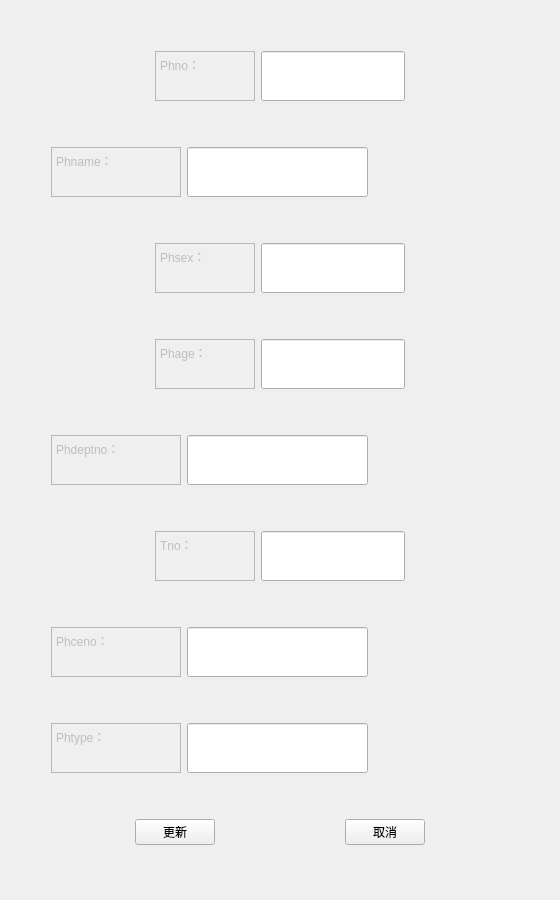
<?xml version="1.0" encoding="UTF-8"?>
<ui version="4.0">
 <class>PatientInfo</class>
 <widget class="QWidget" name="PatientInfo">
  <property name="windowModality">
   <enum>Qt::ApplicationModal</enum>
  </property>
  <property name="geometry">
   <rect>
    <x>0</x>
    <y>0</y>
    <width>560</width>
    <height>900</height>
   </rect>
  </property>
  <property name="minimumSize">
   <size>
    <width>560</width>
    <height>900</height>
   </size>
  </property>
  <property name="maximumSize">
   <size>
    <width>560</width>
    <height>900</height>
   </size>
  </property>
  <property name="windowTitle">
   <string>更新药剂师信息</string>
  </property>
  <layout class="QVBoxLayout" name="verticalLayout">
   <item>
    <layout class="QHBoxLayout" name="horizontalLayout_12">
     <item>
      <spacer name="horizontalSpacer_21">
       <property name="orientation">
        <enum>Qt::Horizontal</enum>
       </property>
       <property name="sizeHint" stdset="0">
        <size>
         <width>40</width>
         <height>20</height>
        </size>
       </property>
      </spacer>
     </item>
     <item>
      <widget class="QTextEdit" name="textEdit_11">
       <property name="enabled">
        <bool>false</bool>
       </property>
       <property name="sizePolicy">
        <sizepolicy hsizetype="Expanding" vsizetype="Fixed">
         <horstretch>0</horstretch>
         <verstretch>0</verstretch>
        </sizepolicy>
       </property>
       <property name="minimumSize">
        <size>
         <width>100</width>
         <height>50</height>
        </size>
       </property>
       <property name="maximumSize">
        <size>
         <width>100</width>
         <height>50</height>
        </size>
       </property>
       <property name="html">
        <string>&lt;!DOCTYPE HTML PUBLIC &quot;-//W3C//DTD HTML 4.0//EN&quot; &quot;http://www.w3.org/TR/REC-html40/strict.dtd&quot;&gt;
&lt;html&gt;&lt;head&gt;&lt;meta name=&quot;qrichtext&quot; content=&quot;1&quot; /&gt;&lt;style type=&quot;text/css&quot;&gt;
p, li { white-space: pre-wrap; }
&lt;/style&gt;&lt;/head&gt;&lt;body style=&quot; font-family:'SimSun'; font-size:9pt; font-weight:400; font-style:normal;&quot;&gt;
&lt;p style=&quot; margin-top:0px; margin-bottom:0px; margin-left:0px; margin-right:0px; -qt-block-indent:0; text-indent:0px;&quot;&gt;Phno：&lt;/p&gt;&lt;/body&gt;&lt;/html&gt;</string>
       </property>
      </widget>
     </item>
     <item>
      <widget class="QLineEdit" name="PhnoEdit">
       <property name="sizePolicy">
        <sizepolicy hsizetype="Expanding" vsizetype="Preferred">
         <horstretch>0</horstretch>
         <verstretch>0</verstretch>
        </sizepolicy>
       </property>
       <property name="minimumSize">
        <size>
         <width>0</width>
         <height>50</height>
        </size>
       </property>
       <property name="maximumSize">
        <size>
         <width>16777215</width>
         <height>50</height>
        </size>
       </property>
       <property name="palette">
        <palette>
         <active>
          <colorrole role="Text">
           <brush brushstyle="SolidPattern">
            <color alpha="255">
             <red>120</red>
             <green>120</green>
             <blue>120</blue>
            </color>
           </brush>
          </colorrole>
         </active>
         <inactive>
          <colorrole role="Text">
           <brush brushstyle="SolidPattern">
            <color alpha="255">
             <red>120</red>
             <green>120</green>
             <blue>120</blue>
            </color>
           </brush>
          </colorrole>
         </inactive>
         <disabled>
          <colorrole role="Text">
           <brush brushstyle="SolidPattern">
            <color alpha="255">
             <red>120</red>
             <green>120</green>
             <blue>120</blue>
            </color>
           </brush>
          </colorrole>
         </disabled>
        </palette>
       </property>
      </widget>
     </item>
     <item>
      <spacer name="horizontalSpacer_22">
       <property name="orientation">
        <enum>Qt::Horizontal</enum>
       </property>
       <property name="sizeHint" stdset="0">
        <size>
         <width>40</width>
         <height>20</height>
        </size>
       </property>
      </spacer>
     </item>
    </layout>
   </item>
   <item>
    <layout class="QHBoxLayout" name="horizontalLayout_10">
     <item>
      <spacer name="horizontalSpacer_17">
       <property name="orientation">
        <enum>Qt::Horizontal</enum>
       </property>
       <property name="sizeType">
        <enum>QSizePolicy::Fixed</enum>
       </property>
       <property name="sizeHint" stdset="0">
        <size>
         <width>40</width>
         <height>20</height>
        </size>
       </property>
      </spacer>
     </item>
     <item>
      <widget class="QTextEdit" name="textEdit_9">
       <property name="enabled">
        <bool>false</bool>
       </property>
       <property name="sizePolicy">
        <sizepolicy hsizetype="Expanding" vsizetype="Fixed">
         <horstretch>0</horstretch>
         <verstretch>0</verstretch>
        </sizepolicy>
       </property>
       <property name="minimumSize">
        <size>
         <width>130</width>
         <height>50</height>
        </size>
       </property>
       <property name="maximumSize">
        <size>
         <width>130</width>
         <height>50</height>
        </size>
       </property>
       <property name="html">
        <string>&lt;!DOCTYPE HTML PUBLIC &quot;-//W3C//DTD HTML 4.0//EN&quot; &quot;http://www.w3.org/TR/REC-html40/strict.dtd&quot;&gt;
&lt;html&gt;&lt;head&gt;&lt;meta name=&quot;qrichtext&quot; content=&quot;1&quot; /&gt;&lt;style type=&quot;text/css&quot;&gt;
p, li { white-space: pre-wrap; }
&lt;/style&gt;&lt;/head&gt;&lt;body style=&quot; font-family:'SimSun'; font-size:9pt; font-weight:400; font-style:normal;&quot;&gt;
&lt;p style=&quot; margin-top:0px; margin-bottom:0px; margin-left:0px; margin-right:0px; -qt-block-indent:0; text-indent:0px;&quot;&gt;Phname：&lt;/p&gt;&lt;/body&gt;&lt;/html&gt;</string>
       </property>
      </widget>
     </item>
     <item>
      <widget class="QLineEdit" name="PhnameEdit">
       <property name="sizePolicy">
        <sizepolicy hsizetype="Expanding" vsizetype="Preferred">
         <horstretch>0</horstretch>
         <verstretch>0</verstretch>
        </sizepolicy>
       </property>
       <property name="minimumSize">
        <size>
         <width>0</width>
         <height>50</height>
        </size>
       </property>
       <property name="maximumSize">
        <size>
         <width>16777215</width>
         <height>50</height>
        </size>
       </property>
      </widget>
     </item>
     <item>
      <spacer name="horizontalSpacer_18">
       <property name="orientation">
        <enum>Qt::Horizontal</enum>
       </property>
       <property name="sizeHint" stdset="0">
        <size>
         <width>40</width>
         <height>20</height>
        </size>
       </property>
      </spacer>
     </item>
    </layout>
   </item>
   <item>
    <layout class="QHBoxLayout" name="horizontalLayout">
     <item>
      <spacer name="horizontalSpacer_5">
       <property name="orientation">
        <enum>Qt::Horizontal</enum>
       </property>
       <property name="sizeHint" stdset="0">
        <size>
         <width>40</width>
         <height>20</height>
        </size>
       </property>
      </spacer>
     </item>
     <item>
      <widget class="QTextEdit" name="textEdit">
       <property name="enabled">
        <bool>false</bool>
       </property>
       <property name="sizePolicy">
        <sizepolicy hsizetype="Expanding" vsizetype="Fixed">
         <horstretch>0</horstretch>
         <verstretch>0</verstretch>
        </sizepolicy>
       </property>
       <property name="minimumSize">
        <size>
         <width>100</width>
         <height>50</height>
        </size>
       </property>
       <property name="maximumSize">
        <size>
         <width>100</width>
         <height>50</height>
        </size>
       </property>
       <property name="html">
        <string>&lt;!DOCTYPE HTML PUBLIC &quot;-//W3C//DTD HTML 4.0//EN&quot; &quot;http://www.w3.org/TR/REC-html40/strict.dtd&quot;&gt;
&lt;html&gt;&lt;head&gt;&lt;meta name=&quot;qrichtext&quot; content=&quot;1&quot; /&gt;&lt;style type=&quot;text/css&quot;&gt;
p, li { white-space: pre-wrap; }
&lt;/style&gt;&lt;/head&gt;&lt;body style=&quot; font-family:'SimSun'; font-size:9pt; font-weight:400; font-style:normal;&quot;&gt;
&lt;p style=&quot; margin-top:0px; margin-bottom:0px; margin-left:0px; margin-right:0px; -qt-block-indent:0; text-indent:0px;&quot;&gt;Phsex：&lt;/p&gt;&lt;/body&gt;&lt;/html&gt;</string>
       </property>
      </widget>
     </item>
     <item>
      <widget class="QLineEdit" name="PhsexEdit">
       <property name="sizePolicy">
        <sizepolicy hsizetype="Expanding" vsizetype="Preferred">
         <horstretch>0</horstretch>
         <verstretch>0</verstretch>
        </sizepolicy>
       </property>
       <property name="minimumSize">
        <size>
         <width>0</width>
         <height>50</height>
        </size>
       </property>
       <property name="maximumSize">
        <size>
         <width>16777215</width>
         <height>50</height>
        </size>
       </property>
       <property name="palette">
        <palette>
         <active>
          <colorrole role="Text">
           <brush brushstyle="SolidPattern">
            <color alpha="255">
             <red>0</red>
             <green>0</green>
             <blue>0</blue>
            </color>
           </brush>
          </colorrole>
         </active>
         <inactive>
          <colorrole role="Text">
           <brush brushstyle="SolidPattern">
            <color alpha="255">
             <red>0</red>
             <green>0</green>
             <blue>0</blue>
            </color>
           </brush>
          </colorrole>
         </inactive>
         <disabled>
          <colorrole role="Text">
           <brush brushstyle="SolidPattern">
            <color alpha="255">
             <red>120</red>
             <green>120</green>
             <blue>120</blue>
            </color>
           </brush>
          </colorrole>
         </disabled>
        </palette>
       </property>
      </widget>
     </item>
     <item>
      <spacer name="horizontalSpacer_6">
       <property name="orientation">
        <enum>Qt::Horizontal</enum>
       </property>
       <property name="sizeHint" stdset="0">
        <size>
         <width>40</width>
         <height>20</height>
        </size>
       </property>
      </spacer>
     </item>
    </layout>
   </item>
   <item>
    <layout class="QHBoxLayout" name="horizontalLayout_3">
     <item>
      <spacer name="horizontalSpacer">
       <property name="orientation">
        <enum>Qt::Horizontal</enum>
       </property>
       <property name="sizeHint" stdset="0">
        <size>
         <width>40</width>
         <height>20</height>
        </size>
       </property>
      </spacer>
     </item>
     <item>
      <widget class="QTextEdit" name="textEdit_3">
       <property name="enabled">
        <bool>false</bool>
       </property>
       <property name="sizePolicy">
        <sizepolicy hsizetype="Expanding" vsizetype="Fixed">
         <horstretch>0</horstretch>
         <verstretch>0</verstretch>
        </sizepolicy>
       </property>
       <property name="minimumSize">
        <size>
         <width>100</width>
         <height>50</height>
        </size>
       </property>
       <property name="maximumSize">
        <size>
         <width>100</width>
         <height>50</height>
        </size>
       </property>
       <property name="html">
        <string>&lt;!DOCTYPE HTML PUBLIC &quot;-//W3C//DTD HTML 4.0//EN&quot; &quot;http://www.w3.org/TR/REC-html40/strict.dtd&quot;&gt;
&lt;html&gt;&lt;head&gt;&lt;meta name=&quot;qrichtext&quot; content=&quot;1&quot; /&gt;&lt;style type=&quot;text/css&quot;&gt;
p, li { white-space: pre-wrap; }
&lt;/style&gt;&lt;/head&gt;&lt;body style=&quot; font-family:'SimSun'; font-size:9pt; font-weight:400; font-style:normal;&quot;&gt;
&lt;p style=&quot; margin-top:0px; margin-bottom:0px; margin-left:0px; margin-right:0px; -qt-block-indent:0; text-indent:0px;&quot;&gt;Phage：&lt;/p&gt;&lt;/body&gt;&lt;/html&gt;</string>
       </property>
      </widget>
     </item>
     <item>
      <widget class="QLineEdit" name="PhageEdit">
       <property name="sizePolicy">
        <sizepolicy hsizetype="Expanding" vsizetype="Preferred">
         <horstretch>0</horstretch>
         <verstretch>0</verstretch>
        </sizepolicy>
       </property>
       <property name="minimumSize">
        <size>
         <width>0</width>
         <height>50</height>
        </size>
       </property>
       <property name="maximumSize">
        <size>
         <width>16777215</width>
         <height>50</height>
        </size>
       </property>
      </widget>
     </item>
     <item>
      <spacer name="horizontalSpacer_2">
       <property name="orientation">
        <enum>Qt::Horizontal</enum>
       </property>
       <property name="sizeHint" stdset="0">
        <size>
         <width>40</width>
         <height>20</height>
        </size>
       </property>
      </spacer>
     </item>
    </layout>
   </item>
   <item>
    <layout class="QHBoxLayout" name="horizontalLayout_4">
     <item>
      <spacer name="horizontalSpacer_7">
       <property name="orientation">
        <enum>Qt::Horizontal</enum>
       </property>
       <property name="sizeType">
        <enum>QSizePolicy::Fixed</enum>
       </property>
       <property name="sizeHint" stdset="0">
        <size>
         <width>40</width>
         <height>20</height>
        </size>
       </property>
      </spacer>
     </item>
     <item>
      <widget class="QTextEdit" name="textEdit_4">
       <property name="enabled">
        <bool>false</bool>
       </property>
       <property name="sizePolicy">
        <sizepolicy hsizetype="Fixed" vsizetype="Fixed">
         <horstretch>0</horstretch>
         <verstretch>0</verstretch>
        </sizepolicy>
       </property>
       <property name="minimumSize">
        <size>
         <width>130</width>
         <height>50</height>
        </size>
       </property>
       <property name="maximumSize">
        <size>
         <width>130</width>
         <height>50</height>
        </size>
       </property>
       <property name="html">
        <string>&lt;!DOCTYPE HTML PUBLIC &quot;-//W3C//DTD HTML 4.0//EN&quot; &quot;http://www.w3.org/TR/REC-html40/strict.dtd&quot;&gt;
&lt;html&gt;&lt;head&gt;&lt;meta name=&quot;qrichtext&quot; content=&quot;1&quot; /&gt;&lt;style type=&quot;text/css&quot;&gt;
p, li { white-space: pre-wrap; }
&lt;/style&gt;&lt;/head&gt;&lt;body style=&quot; font-family:'SimSun'; font-size:9pt; font-weight:400; font-style:normal;&quot;&gt;
&lt;p style=&quot; margin-top:0px; margin-bottom:0px; margin-left:0px; margin-right:0px; -qt-block-indent:0; text-indent:0px;&quot;&gt;Phdeptno：&lt;/p&gt;&lt;/body&gt;&lt;/html&gt;</string>
       </property>
      </widget>
     </item>
     <item>
      <widget class="QLineEdit" name="PhdeptnoEdit">
       <property name="sizePolicy">
        <sizepolicy hsizetype="Expanding" vsizetype="Preferred">
         <horstretch>0</horstretch>
         <verstretch>0</verstretch>
        </sizepolicy>
       </property>
       <property name="minimumSize">
        <size>
         <width>0</width>
         <height>50</height>
        </size>
       </property>
       <property name="maximumSize">
        <size>
         <width>16777215</width>
         <height>50</height>
        </size>
       </property>
      </widget>
     </item>
     <item>
      <spacer name="horizontalSpacer_8">
       <property name="orientation">
        <enum>Qt::Horizontal</enum>
       </property>
       <property name="sizeHint" stdset="0">
        <size>
         <width>40</width>
         <height>20</height>
        </size>
       </property>
      </spacer>
     </item>
    </layout>
   </item>
   <item>
    <layout class="QHBoxLayout" name="horizontalLayout_6">
     <item>
      <spacer name="horizontalSpacer_11">
       <property name="orientation">
        <enum>Qt::Horizontal</enum>
       </property>
       <property name="sizeHint" stdset="0">
        <size>
         <width>40</width>
         <height>20</height>
        </size>
       </property>
      </spacer>
     </item>
     <item>
      <widget class="QTextEdit" name="textEdit_6">
       <property name="enabled">
        <bool>false</bool>
       </property>
       <property name="sizePolicy">
        <sizepolicy hsizetype="Expanding" vsizetype="Fixed">
         <horstretch>0</horstretch>
         <verstretch>0</verstretch>
        </sizepolicy>
       </property>
       <property name="minimumSize">
        <size>
         <width>100</width>
         <height>50</height>
        </size>
       </property>
       <property name="maximumSize">
        <size>
         <width>100</width>
         <height>50</height>
        </size>
       </property>
       <property name="html">
        <string>&lt;!DOCTYPE HTML PUBLIC &quot;-//W3C//DTD HTML 4.0//EN&quot; &quot;http://www.w3.org/TR/REC-html40/strict.dtd&quot;&gt;
&lt;html&gt;&lt;head&gt;&lt;meta name=&quot;qrichtext&quot; content=&quot;1&quot; /&gt;&lt;style type=&quot;text/css&quot;&gt;
p, li { white-space: pre-wrap; }
&lt;/style&gt;&lt;/head&gt;&lt;body style=&quot; font-family:'SimSun'; font-size:9pt; font-weight:400; font-style:normal;&quot;&gt;
&lt;p style=&quot; margin-top:0px; margin-bottom:0px; margin-left:0px; margin-right:0px; -qt-block-indent:0; text-indent:0px;&quot;&gt;Tno：&lt;/p&gt;&lt;/body&gt;&lt;/html&gt;</string>
       </property>
      </widget>
     </item>
     <item>
      <widget class="QLineEdit" name="TnoEdit">
       <property name="sizePolicy">
        <sizepolicy hsizetype="Expanding" vsizetype="Preferred">
         <horstretch>0</horstretch>
         <verstretch>0</verstretch>
        </sizepolicy>
       </property>
       <property name="minimumSize">
        <size>
         <width>0</width>
         <height>50</height>
        </size>
       </property>
       <property name="maximumSize">
        <size>
         <width>16777215</width>
         <height>50</height>
        </size>
       </property>
      </widget>
     </item>
     <item>
      <spacer name="horizontalSpacer_12">
       <property name="orientation">
        <enum>Qt::Horizontal</enum>
       </property>
       <property name="sizeHint" stdset="0">
        <size>
         <width>40</width>
         <height>20</height>
        </size>
       </property>
      </spacer>
     </item>
    </layout>
   </item>
   <item>
    <layout class="QHBoxLayout" name="horizontalLayout_7">
     <item>
      <spacer name="horizontalSpacer_13">
       <property name="orientation">
        <enum>Qt::Horizontal</enum>
       </property>
       <property name="sizeType">
        <enum>QSizePolicy::Fixed</enum>
       </property>
       <property name="sizeHint" stdset="0">
        <size>
         <width>40</width>
         <height>20</height>
        </size>
       </property>
      </spacer>
     </item>
     <item>
      <widget class="QTextEdit" name="textEdit_7">
       <property name="enabled">
        <bool>false</bool>
       </property>
       <property name="sizePolicy">
        <sizepolicy hsizetype="Expanding" vsizetype="Fixed">
         <horstretch>0</horstretch>
         <verstretch>0</verstretch>
        </sizepolicy>
       </property>
       <property name="minimumSize">
        <size>
         <width>130</width>
         <height>50</height>
        </size>
       </property>
       <property name="maximumSize">
        <size>
         <width>130</width>
         <height>50</height>
        </size>
       </property>
       <property name="html">
        <string>&lt;!DOCTYPE HTML PUBLIC &quot;-//W3C//DTD HTML 4.0//EN&quot; &quot;http://www.w3.org/TR/REC-html40/strict.dtd&quot;&gt;
&lt;html&gt;&lt;head&gt;&lt;meta name=&quot;qrichtext&quot; content=&quot;1&quot; /&gt;&lt;style type=&quot;text/css&quot;&gt;
p, li { white-space: pre-wrap; }
&lt;/style&gt;&lt;/head&gt;&lt;body style=&quot; font-family:'SimSun'; font-size:9pt; font-weight:400; font-style:normal;&quot;&gt;
&lt;p style=&quot; margin-top:0px; margin-bottom:0px; margin-left:0px; margin-right:0px; -qt-block-indent:0; text-indent:0px;&quot;&gt;Phceno：&lt;/p&gt;&lt;/body&gt;&lt;/html&gt;</string>
       </property>
      </widget>
     </item>
     <item>
      <widget class="QLineEdit" name="PhcenoEdit">
       <property name="sizePolicy">
        <sizepolicy hsizetype="Expanding" vsizetype="Preferred">
         <horstretch>0</horstretch>
         <verstretch>0</verstretch>
        </sizepolicy>
       </property>
       <property name="minimumSize">
        <size>
         <width>0</width>
         <height>50</height>
        </size>
       </property>
       <property name="maximumSize">
        <size>
         <width>16777215</width>
         <height>50</height>
        </size>
       </property>
      </widget>
     </item>
     <item>
      <spacer name="horizontalSpacer_14">
       <property name="orientation">
        <enum>Qt::Horizontal</enum>
       </property>
       <property name="sizeHint" stdset="0">
        <size>
         <width>40</width>
         <height>20</height>
        </size>
       </property>
      </spacer>
     </item>
    </layout>
   </item>
   <item>
    <layout class="QHBoxLayout" name="horizontalLayout_9">
     <item>
      <spacer name="horizontalSpacer_15">
       <property name="orientation">
        <enum>Qt::Horizontal</enum>
       </property>
       <property name="sizeType">
        <enum>QSizePolicy::Fixed</enum>
       </property>
       <property name="sizeHint" stdset="0">
        <size>
         <width>40</width>
         <height>20</height>
        </size>
       </property>
      </spacer>
     </item>
     <item>
      <widget class="QTextEdit" name="textEdit_8">
       <property name="enabled">
        <bool>false</bool>
       </property>
       <property name="sizePolicy">
        <sizepolicy hsizetype="Expanding" vsizetype="Fixed">
         <horstretch>0</horstretch>
         <verstretch>0</verstretch>
        </sizepolicy>
       </property>
       <property name="minimumSize">
        <size>
         <width>130</width>
         <height>50</height>
        </size>
       </property>
       <property name="maximumSize">
        <size>
         <width>130</width>
         <height>50</height>
        </size>
       </property>
       <property name="html">
        <string>&lt;!DOCTYPE HTML PUBLIC &quot;-//W3C//DTD HTML 4.0//EN&quot; &quot;http://www.w3.org/TR/REC-html40/strict.dtd&quot;&gt;
&lt;html&gt;&lt;head&gt;&lt;meta name=&quot;qrichtext&quot; content=&quot;1&quot; /&gt;&lt;style type=&quot;text/css&quot;&gt;
p, li { white-space: pre-wrap; }
&lt;/style&gt;&lt;/head&gt;&lt;body style=&quot; font-family:'SimSun'; font-size:9pt; font-weight:400; font-style:normal;&quot;&gt;
&lt;p style=&quot; margin-top:0px; margin-bottom:0px; margin-left:0px; margin-right:0px; -qt-block-indent:0; text-indent:0px;&quot;&gt;Phtype：&lt;/p&gt;&lt;/body&gt;&lt;/html&gt;</string>
       </property>
      </widget>
     </item>
     <item>
      <widget class="QLineEdit" name="PhtypeEdit">
       <property name="sizePolicy">
        <sizepolicy hsizetype="Expanding" vsizetype="Preferred">
         <horstretch>0</horstretch>
         <verstretch>0</verstretch>
        </sizepolicy>
       </property>
       <property name="minimumSize">
        <size>
         <width>0</width>
         <height>50</height>
        </size>
       </property>
       <property name="maximumSize">
        <size>
         <width>16777215</width>
         <height>50</height>
        </size>
       </property>
      </widget>
     </item>
     <item>
      <spacer name="horizontalSpacer_16">
       <property name="orientation">
        <enum>Qt::Horizontal</enum>
       </property>
       <property name="sizeHint" stdset="0">
        <size>
         <width>40</width>
         <height>20</height>
        </size>
       </property>
      </spacer>
     </item>
    </layout>
   </item>
   <item>
    <layout class="QHBoxLayout" name="horizontalLayout_8">
     <item>
      <widget class="QPushButton" name="btn_update">
       <property name="sizePolicy">
        <sizepolicy hsizetype="Fixed" vsizetype="Fixed">
         <horstretch>0</horstretch>
         <verstretch>0</verstretch>
        </sizepolicy>
       </property>
       <property name="text">
        <string>更新</string>
       </property>
      </widget>
     </item>
     <item>
      <widget class="QPushButton" name="btn_quit">
       <property name="sizePolicy">
        <sizepolicy hsizetype="Fixed" vsizetype="Fixed">
         <horstretch>0</horstretch>
         <verstretch>0</verstretch>
        </sizepolicy>
       </property>
       <property name="text">
        <string>取消</string>
       </property>
      </widget>
     </item>
    </layout>
   </item>
  </layout>
 </widget>
 <resources/>
 <connections/>
</ui>
